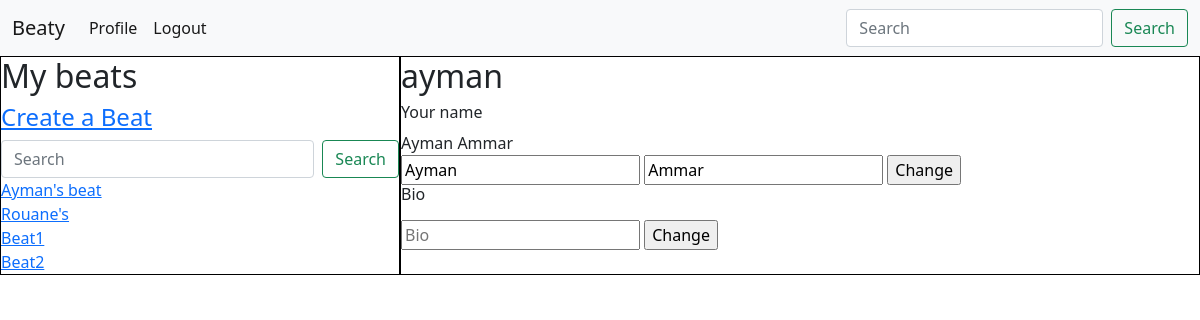
The page /profile/ (signed in) on the database its author committed.
### base/models.py (models this page shows, shortened)
class Beat(models.Model):
    creater = models.ForeignKey(User, on_delete=models.CASCADE)
    name = models.CharField(max_length=200)
    description = models.TextField(null=True, blank=True)
    members = models.ManyToManyField(User, related_name='members', blank=True)
    updated = models.DateTimeField(auto_now=True)
    created = models.DateTimeField(auto_now_add=True)
    class Meta:
        ordering = ['-updated']

class User(AbstractUser):
    email = models.EmailField(unique=True, null=False)
    bio = models.TextField(default="")
    birthday=models.DateField(auto_now=False, null=True, blank=True)
    USERNAME_FIELD = 'email'
    REQUIRED_FIELDS = []
    def __str__(self):
        return self.username

### base/views.py (the view, shortened to what this page needs)
# urls.py: path('profile/', views.profile, name='profile'),
@login_required(login_url='login')
def profile(request):
    beats = Beat.objects.all()
    context = {'beats': beats}
    return render(request, 'base/profile.html', context)

### base/templates/base/profile.html (shortened to what this page needs)
{% extends 'main.html' %}
{% block content %}
<div class="home-container">
    <div class="beats-list home-section">
        {% include 'base/beats-list.html' %}
    </div>
    <div class="beat home-section">
        <h2>{{request.user}}</h2>
        <form method="post">
            <h6>Your name</h6>
            <div>{{request.user.first_name}}  {{request.user.last_name}}</div>
            <input type="text" name="firstName" value="{{request.user.first_name}}" placeholder="First name">
            <input type="text" name="lastName" value="{{request.user.last_name}}" placeholder="Last name">
            <input type="submit" value="Change">
        <h6>Bio</h6>
            <input type="text" name="bio" value="{{request.user.bio}}" placeholder="Bio">
            <input type="submit" value="Change">
        </form>
    </div>
</div>
{% endblock %}

### base/templates/base/beats-list.html
<h2>My beats</h2>
<h4><a href="{% url 'create' %}">Create a Beat</a></h4>
<form class="d-flex" method="get" action="{% url 'home' %}">
    <input class="form-control me-2" type="search" placeholder="Search" name="search" value="{{search}}">
    <button class="btn btn-outline-success" type="submit">Search</button>
</form>
{% for beat in beats %}
    <div>
        <a href="{% url 'beat' beat.id %}">{{beat.name}}</a>
    </div>
{% endfor %}

### templates/main.html (style rules this page uses)
.home-container { display: grid; grid-template-columns: 1fr 2fr; }
.home-section { border: 1px solid black; }

### rows shown on the page
Beat: name "Ayman's beat"
Beat: name "Rouane's"
Beat: name "Beat1"
Beat: name "Beat2"
User: user "ayman", user.first_name "Ayman", user.last_name "Ammar", firstName "Ayman", lastName "Ammar"
